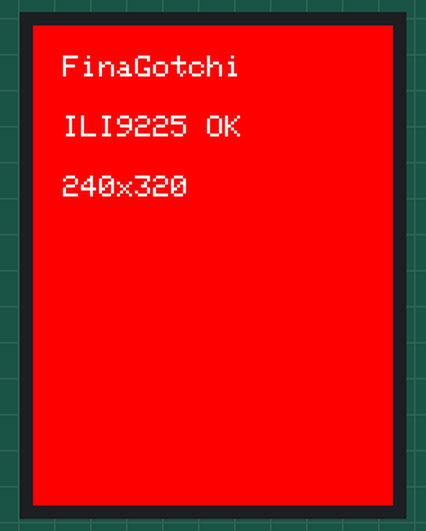
Simulated run of this program. Board: ESP32-S3. Parts: 240×320 colour display. What the program prints to the serial monitor is not drawn.

Above: at 0.4 s.

The program:

main.cpp
```cpp
/**
 * FinaGotchi — Firmware F1 (prueba mínima de pantalla ILI9225 con LovyanGFX)
 *
 * Objetivo: salir de la pantalla blanca. Solo inicializa la pantalla
 * ILI9225 (240x320) con LovyanGFX y pinta fondo + texto "FinaGotchi".
 * Sin micrófono, sin red, sin botones.
 *
 * Conexión final (ver docs/FIRMWARE.md) — SIN RE-SOLDAR NADA:
 *   VCC  -> 3V3
 *   GND  -> GND
 *   SCL (SCK) Pin 2  -> GP2
 *   SDA (MOSI) Pin 13 -> GP13
 *   RES (RST) Pin 5  -> GP5
 *   DC Pin 6         -> GP6
 *   CS -> GND (físico): en LovyanGFX se deja en -1 (sin pin), así no
 *        se cortocircuita y la pantalla queda siempre seleccionada,
 *        que es lo correcto porque es el único dispositivo SPI.
 */

#include <Arduino.h>

#define LGFX_USE_V1
#include <LovyanGFX.hpp>

#define LGFX_MOSI_PIN 13  // GP13 (Pin 13)
#define LGFX_SCLK_PIN 2   // GP2  (Pin 2)
#define LGFX_DC_PIN 6     // GP6  (Pin 6)
#define LGFX_RST_PIN 5    // GP5  (Pin 5)

class LGFX_Fina : public lgfx::LGFX_Device
{
    lgfx::Panel_ILI9225 _panel;
    lgfx::Bus_SPI _bus;

public:
    LGFX_Fina(void)
    {
        // Bus SPI
        {
            auto cfg = _bus.config();
            cfg.spi_host = SPI2_HOST;          // ESP32-S3: VSPI_HOST está deprecado
            cfg.spi_mode = 0;
            cfg.freq_write = 10000000;         // 10 MHz a prueba para ILI9225
            cfg.freq_read = 10000000;
            cfg.spi_3wire = false;
            cfg.use_lock = true;
            cfg.dma_channel = SPI_DMA_CH_AUTO;
            cfg.pin_sclk = LGFX_SCLK_PIN;
            cfg.pin_mosi = LGFX_MOSI_PIN;
            cfg.pin_miso = -1;                 // sin MISO
            cfg.pin_dc = LGFX_DC_PIN;
            _bus.config(cfg);
            _panel.setBus(&_bus);
        }
        // Panel ILI9225
        {
            auto cfg = _panel.config();
            cfg.pin_cs = -1;                   // CS a GND (sin pin)
            cfg.pin_rst = LGFX_RST_PIN;
            cfg.pin_busy = -1;
            cfg.panel_width = 240;             // ancho real
            cfg.panel_height = 320;            // alto real
            cfg.offset_x = 0;
            cfg.offset_y = 0;
            cfg.offset_rotation = 0;
            cfg.dummy_read_pixel = 8;
            cfg.dummy_read_bits = 1;
            cfg.readable = false;              // ILI9225: no leer de vuelta
            cfg.invert = false;
            cfg.rgb_order = false;
            cfg.dlen_16bit = true;             // ILI9225 envía 16-bit
            cfg.bus_shared = false;
            _panel.config(cfg);
        }
        setPanel(&_panel);
    }
};

static LGFX_Fina lcd;

void setup()
{
    Serial.begin(115200);
    delay(100);
    Serial.println("FinaGotchi F1 (LovyanGFX): iniciando pantalla ILI9225 240x320");
    Serial.println("MOSI=GP13 SCLK=GP2 CS=GND(-1) DC=GP6 RST=GP5");

    lcd.init();
    lcd.setRotation(0); // retrato 240x320

    // Fondo rojo: si se ve, la inicialización y el SPI funcionan.
    lcd.fillScreen(lcd.color565(255, 0, 0));

    lcd.setTextColor(TFT_WHITE, TFT_RED);
    lcd.setTextSize(2);
    lcd.setCursor(20, 20);
    lcd.println("FinaGotchi");
    lcd.setCursor(20, 60);
    lcd.println("ILI9225 OK");
    lcd.setCursor(20, 100);
    lcd.println("240x320");

    Serial.println("FinaGotchi F1 (LovyanGFX): pintura completada");
}

void loop() { delay(2000); }
```
